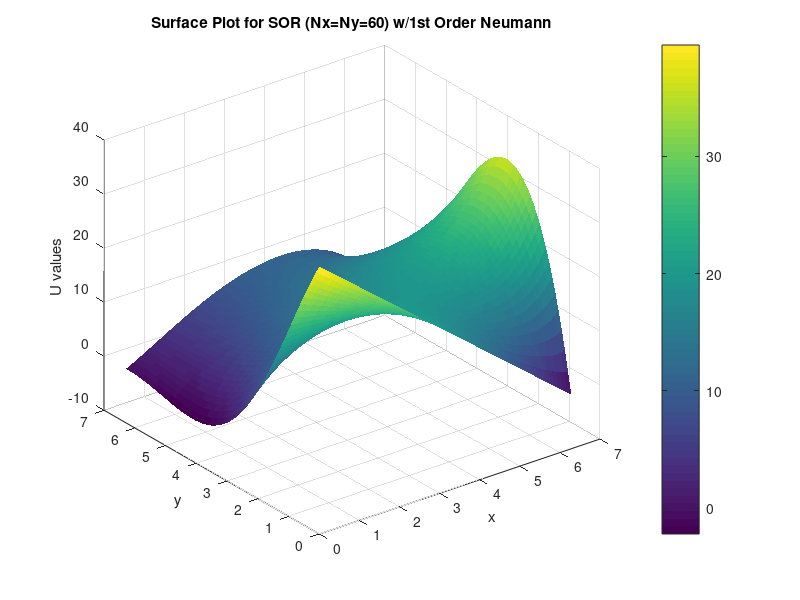
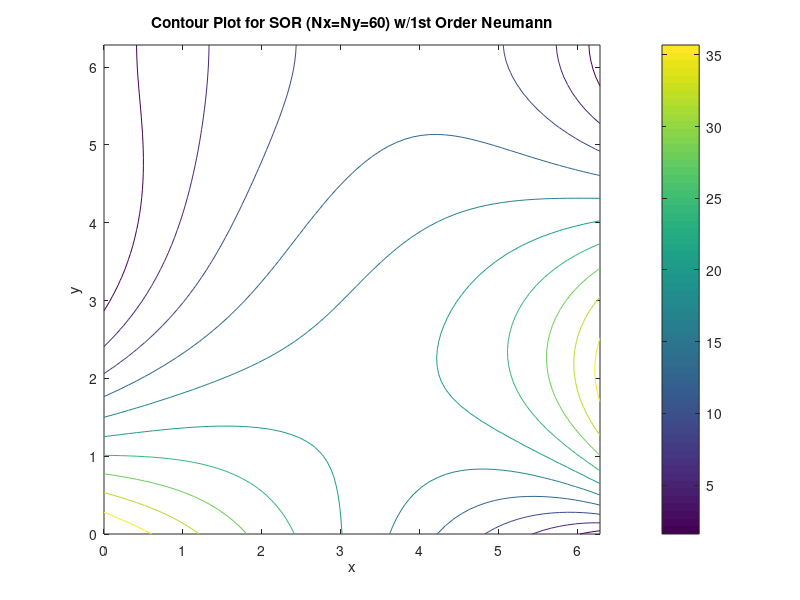

The MATLAB script that drew these images, in order:
%Final Project Poisson 2-D:
%d^2u/dx^2+d^2u/dy^2=F(x,y)
%%%Old for Helmholtz%%%
%d^2u/dx^2+d^2u/dy^2+Lambda*u=F(x,y)
%%%%%%%%%%%%%%%%%%%%%%%
%Over domain of ax<x<bx and ay<y<by
%Using Successive Over Relaxation - SOR

clc
clear;
%close all;

if exist('checkpt_SOR_1st_Order_h.mat','file')     %If a checkpoint file exists, open it
    load('checkpt_SOR_1st_Order_h.mat')
end

%Given variables
%lamda1=0.5;            %Given when using Helhmohtz, not needed for Poisson
ax=0;                   %Given
ay=0;                   %Given
Pi=4*atan(1);           %Given
bx=2*Pi;                %Given
by=2*Pi;                %Given
v=0;                    %Given (du/dy @y=by = 0)

%Initial Problem Setup 
Lx=bx-ax;                   %Length of x
Ly=by-ay;                   %Length of y
Nx=60;                      %Initial number of points in x
Ny=Nx;                      %Initial number of points in y
deltax=Lx/(Nx+1);           %Step size in x
deltay=Ly/(Ny+1);           %Step size in y
w=2/(1+sin(pi/((Nx+Ny)/2)));    %Optimal Relaxation constant
w_1=(1-w);                      %Constant needed below
    

%Constants 
fbay = (by-ay)*(by-ay)*cos(Pi*ay/by);
gbay = ay*(by-ay)*(by-ay);
cons1 = bx-ax;
dy2=deltay*deltay;
dx2=deltax*deltax;
dx2dy2=deltax*deltax*deltay*deltay;
denomin=-2*deltay*deltay-2*deltax*deltax;
Pidy=Pi*deltay;
gfbay=(gbay-fbay)/cons1;
halfPi=Pi/2;

%Initialize x and y to graph
x=0:deltax:2*pi;
y=0:deltay:2*pi;

%Error info 
tol=10^-8;                                      %Pick tolerance required


%Solution Matrix
U1 = zeros(Nx+2,Ny+2);	% Preallocate solution matix with initial guess of ZERO

%Boundary Conditions
for j = 1:Ny+2                      
    U1(1,j)=(by-deltay*(j-1))*(by-deltay*(j-1))*cos(Pidy*(j-1)/by);     %u(x=ax,y)=fb(y) boundary condition
    U1(Nx+2,j)=(deltay*(j-1))*(by-deltay*(j-1))*(by-deltay*(j-1));      %u(x=bx,y)=gb(y) boundary condition
    U1(j,1)=fbay+(deltax*(j-1)-ax)*gfbay;                               %u(x,y=ay)  boundary condition
end

%Error
err1=1000;                          %Initialize error as 1000
iter1=0;                            %Set initial iteration to 0
Uprev1=U1;                          %Set Uprev = U, for iteration error
    
%Part 1 Using Gauss Siedel
F1=zeros(Nx+2,Ny+2);                %Preallocate F1

for i=1:Nx+2
    for j=1:Ny+2
        F1(i,j)=cos(halfPi*(2*(deltax*(i-1)-ax)/(Lx)+1))*sin(Pi*(deltay*(j-1)-ay)/(Ly));
    end
end


while err1>tol
    for i=2:Nx+1
        for j=2:Ny+1
            %Solving for U
            U1(i,j)=(w_1)*U1(i,j)+w*((dx2dy2*F1(i,j)-dy2*U1(i-1,j)-dy2*U1(i+1,j)-dx2*U1(i,j-1)-dx2*U1(i,j+1))/(denomin));
        end
        %Neumann Condition
        U1(i,Ny+2)=(w_1)*U1(i,Ny+2)+w*((dx2dy2*F1(i,Ny+2)-dy2*U1(i-1,Ny+2)-dy2*U1(i+1,Ny+2)-dx2*U1(i,Ny+2)-dx2*U1(i,Ny+1))/(denomin));
    end
    err1=max(max(abs(Uprev1-U1)./abs(Uprev1)));
    Uprev1=U1;
    iter1=iter1+1;
    if mod(iter1,100)==0                               %Save checkpoint file every 1500 iterations
        save('checkpt_SOR_1st_Order_h.mat');                   %Saving the file
    end                                                 %Ending if loop
end

Uaverage=sum(sum(U1))/((Nx+2)*(Ny+2));

U1T=transpose(U1);      %Transpose the matrix so x and y axes are correct

figure()
h1=surf(x,y,U1T);
xlabel('x')
ylabel('y')
set(h1,'linestyle','none')
zlabel('U values');
title('Surface Plot for SOR (Nx=Ny=60) w/1st Order Neumann');
colorbar;

figure()
contour(x,y,U1T);
xlabel('x')
ylabel('y')
set(h1,'linestyle','none')
zlabel('U values');
title('Contour Plot for SOR (Nx=Ny=60) w/1st Order Neumann');
colorbar;

%%
delete('checkpt_SOR_1st_Order_h.mat');             %Delete checkpoint file once complete